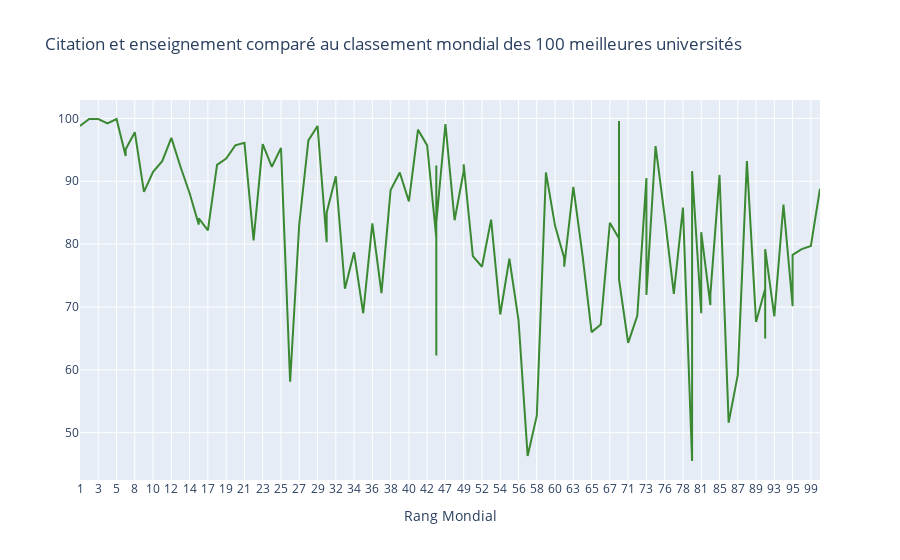

Notebook source saved alongside this figure:
### Markdown cell above
#### On tente un autre style de syntaxe !

### Code cell
# Prépare les trames de données (data frame)
df = timesData.iloc[:100,:]

# import graph objects as "go"
import plotly.graph_objs as go

# Création de la trame 1
trace1 = {
                    'x' : df.world_rank,
                    'y' : df.citations,
                    'mode' : "lines",
                    'name' : "citations",
                    'marker' : dict(color = 'rgba(16, 112, 2, 0.8)'),
                    'text' : df.university_name,
                    'type' : 'scatter'
}

data = [trace1]
layout = go.Layout(title = 'Citation et enseignement comparé au classement mondial des 100 meilleures universités',
              xaxis = dict(title = 'Rang Mondial',ticklen =5,zeroline= False)
)
fig = dict(data = data, layout = layout)
iplot(fig)

### Figure 1 — Plotly figure (JSON) as saved in the notebook; plotly's stock layout.template omitted (floating-point values rounded to 4 significant figures)
{"data": [{"marker": {"color": "rgba(16, 112, 2, 0.8)"}, "mode": "lines", "name": "citations", "text": ["Harvard University", "California Institute of Technology", "Massachusetts Institute of Technology", "Stanford University", "Princeton University", "University of Cambridge", "University of Oxford", "University of California, Berkeley", "Imperial College London", "Yale University", "University of California, Los Angeles", "University of Chicago", "Johns Hopkins University", "Cornell University", "ETH Zurich – Swiss Federal Institute of Technology Zurich", "University of Michigan", "University of Toronto", "Columbia University", "University of Pennsylvania", "Carnegie Mellon University", "University of Hong Kong", "University College London", "University of Washington", "Duke University", "Northwestern University", "University of Tokyo", "Georgia Institute of Technology", "Pohang University of Science and Technology", "University of California, Santa Barbara", "University of British Columbia", "University of North Carolina at Chapel Hill", "University of California, San Diego", "University of Illinois at Urbana-Champaign", "National University of Singapore", "McGill University", "University of Melbourne", "Peking University", "Washington University in St Louis", "École Polytechnique", "University of Edinburgh", "Hong Kong University of Science and Technology", "École Normale Supérieure", "Australian National University", "Karolinska Institute", "University of Göttingen", "University of Wisconsin", "Rice University", "École Polytechnique Fédérale de Lausanne", "University of California, Irvine", "University of Science and Technology of China", "Vanderbilt University", "University of Minnesota", "Tufts University", "University of California, Davis", "Brown University", "University of Massachusetts", "Kyoto University", "Tsinghua University", "Boston University", "New York University", "Emory University", "LMU Munich", "University of Notre Dame", "University of Pittsburgh", "Case Western Reserve University", "Ohio State University", "University of Colorado Boulder", "University of Bristol", "University of California, Santa Cruz", "Yeshiva University", "University of Sydney", "University of Virginia", "University of Adelaide", "University of Southern California", "William & Mary", "Trinity College Dublin", "King’s College London", "Stony Brook University", "Korea Advanced Institute of Science and Technology (KAIST)", "University of Sussex", "The University of Queensland", "University of York", "Heidelberg University", "University of Utah", "Durham University", "London School of Economics and Political Science", "University of Manchester", "Royal Holloway, University of London", "Lund University", "University of Southampton", "University of Zurich", "Wake Forest University", "McMaster University", "University College Dublin", "George Washington University", "University of Arizona", "University of Basel", "University of Maryland, College Park", "Dartmouth College", "École Normale Supérieure de Lyon"], "type": "scatter", "x": ["1", "2", "3", "4", "5", "6", "6", "8", "9", "10", "11", "12", "13", "14", "15", "15", "17", "18", "19", "20", "21", "22", "23", "24", "25", "26", "27", "28", "29", "30", "30", "32", "33", "34", "35", "36", "37", "38", "39", "40", "41", "42", "43", "43", "43", "43", "47", "48", "49", "49", "51", "52", "53", "54", "55", "56", "57", "58", "59", "60", "61", "61", "63", "64", "65", "66", "67", "68", "68", "68", "71", "72", "73", "73", "75", "76", "77", "78", "79", "79", "81", "81", "83", "83", "85", "86", "87", "88", "89", "90", "90", "90", "93", "94", "95", "95", "95", "98", "99", "100"], "y": [98.8, 99.9, 99.9, 99.2, 99.9, 94, 95.1, 97.8, 88.3, 91.5, 93.2, 96.9, 92.3, 88.1, 83.1, 84.1, 82.2, 92.6, 93.6, 95.7, 96.1, 80.6, 95.9, 92.3, 95.3, 58.1, 83.2, 96.5, 98.8, 80.3, 85, 90.8, 72.9, 78.7, 69, 83.3, 72.2, 88.6, 91.4, 86.8, 98.2, 95.7, 81, 62.3, 92.5, 83.4, 99.1, 83.8, 91.6, 92.7, 78.1, 76.4, 83.9, 68.8, 77.7, 67.9, 46.3, 52.7, 91.4, 82.9, 77.8, 76.4, 89.1, 78.3, 66, 67.2, 83.4, 80.9, 99.6, 74.4, 64.3, 68.6, 90.5, 71.9, 95.6, 84.4, 72.1, 85.8, 45.5, 91.6, 69, 81.9, 70.3, 72, 91, 51.6, 59.2, 93.2, 67.6, 72.9, 65, 79.2, 68.5, 86.3, 70.2, 70.1, 78.3, 79.2, 79.7, 88.8]}], "layout": {"title": {"text": "Citation et enseignement comparé au classement mondial des 100 meilleures universités"}, "xaxis": {"ticklen": 5, "title": {"text": "Rang Mondial"}, "zeroline": false}}}
